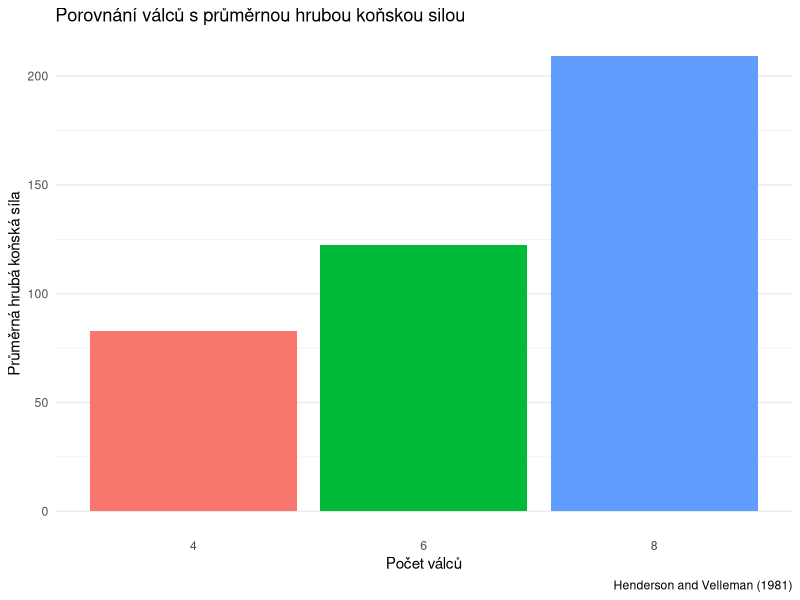

Here is the R script that generated this plot: (Note: this script raises an error after producing the figure.)
## ---- chunk 1
data("mtcars")
library(ggplot2)
library(grid)
library(gridExtra)
library(dplyr)
library(kableExtra)
library(GGally)
theme_set(theme_minimal())
## ---- chunk 2
sapply(list.files("R", pattern = ".R$",full.names = T), source) |>
  invisible()
## ---- chunk 3
g <- mtcars |>
  mutate(cyl = as.factor(cyl)) |>
  ggplot(aes(x = cyl, y = hp, fill = cyl)) +
  geom_bar(show.legend = F, stat = "summary", fun = base::mean) +
  theme(panel.grid.major.x = element_blank()) +
  labs(
    title = "Porovnání válců s průměrnou hrubou koňskou silou",
    caption = "Henderson and Velleman (1981)",
    x = "Počet válců",
    y = "Průměrná hrubá koňská síla"
  )

save_bc_picture(.graph = g,
                .file = "sloupcovy_graf_mtcars.png")
g
## ---- chunk 4
hg <- \(bins) {
  width <- (max(mtcars$mpg) - min(mtcars$mpg))/bins
  width <- ceiling(width)
  mtcars |>
    ggplot(aes(x = mpg)) +
    geom_histogram(binwidth = width,
                 fill = "grey",
                 color = "black") +
    theme(panel.grid.major.x = element_blank(),
          plot.title = element_text(size = 10),
          plot.subtitle  = element_text(size = 8),
          axis.title.x = element_text(size = 8),
          axis.title.y = element_text(size = 8)
          ) +
    labs(
      title = "Histogram míle za galon",
      subtitle = paste0("Počet skupin: ", bins, ", ",
                        "Šířka skupiny: ", round(width, 3)),
      caption = "Henderson and Velleman (1981)",
      x = "Míle za galon",
      y = "Absolutní četnost"
    )
}

h1 <- hg(5)
h2 <- hg(10)
h3 <- hg(15)
h4 <- hg(25)

g <- arrangeGrob(h1 + labs(caption = ""),
                  h2 + labs(caption = ""),
                  h3 + labs(caption = ""),
                  h4, nrow = 2)

save_bc_picture(.graph = g, 
                .file = "histogram_porovnani_mtcars.png")
grid.draw(g)
## ---- chunk 5
bins <- ceiling(1 + 3.22*log10(nrow(mtcars)))
width <- (max(mtcars$mpg) - min(mtcars$mpg))/bins
width <- ceiling(width)
g <- mtcars |>
  ggplot(aes(x = mpg)) +
  geom_histogram(binwidth = width,
                 fill = "grey",
                 color = "black") +
  theme(panel.grid.major.x = element_blank(),
        panel.grid.minor.x = element_blank()) +
  labs(
      title = "Histogram míle za galon",
      subtitle = paste0("Počet skupin: ", bins, ", ",
                        "Šířka skupiny: ", round(width, 3)),
      caption = "Henderson and Velleman (1981)",
      x = "Míle za galon",
      y = "Absolutní četnost"
    )

save_bc_picture(.graph = g, 
                .file = "histogram_mtcars_sturges.png")
## ---- chunk 6
mtcars |>
  summarise(P0   = quantile(wt, probs = 0),
            P25  = quantile(wt, probs = 0.25),
            P50  = quantile(wt, probs = 0.50),
            P75  = quantile(wt, probs = 0.75),
            P100 = quantile(wt, probs = 1)) |>
  kbl(caption = 'Five-number summary tabulka hmotnosti vozidla (lb/1000)',
      label = 'five-number_summary',
      format = 'latex',
      col.names = c('$Q_{0}$', '$Q_{0.25}$',
                    '$Q_{0.50}$', '$Q_{0.75}$',
                    '$Q_{1}$'),
      align = 'c',
      position = 'H',
      escape = F,
      ) |>
  writeLines()
## ---- chunk 7
g <-  mtcars |>
  ggplot(aes(x = as.factor(cyl), y = wt)) +
  geom_boxplot(outlier.shape = 1) +
  theme(
    panel.grid.major.x = element_blank()
  ) +
  labs(title = 'Krabičkový graf hmotnosti vozidla (lb/1000) přes kategorie válců',
       caption = "Henderson and Velleman (1981)",
       x = 'Počet válců',
       y = 'Hmotnost vozidla (lb/1000)')

save_bc_picture(.graph = g,
                .file = "krabickovy_graf_mtcars.png")
g
## ---- chunk 8
g <- mtcars |>
  ggplot(aes(x = mpg, y = wt)) +
  geom_point() +
  labs(
    title = 'Hmotnost vozidla vysvětlená mílemy za galon',
    subtitle = 'Hmotnost je udaná v (lb/1000)',
    caption = "Henderson and Velleman (1981)",
    x = 'Míle za galon',
    y = 'Hmotnost (lb/1000)',
  )

save_bc_picture(.graph = g,
                .file = "bodovy_graf_mtcars.png")
g
## ---- chunk 9
g <- mtcars |> 
  select(where(is.numeric)) |> 
  ggcorr(label = T) +
  labs(
    title = "Korelace mezi kvantitativními proměnnými",
    caption = "Dataset: mtcars"
  )

save_bc_picture(.graph = g,
                .file = "mtcars_korelace.png")
g
